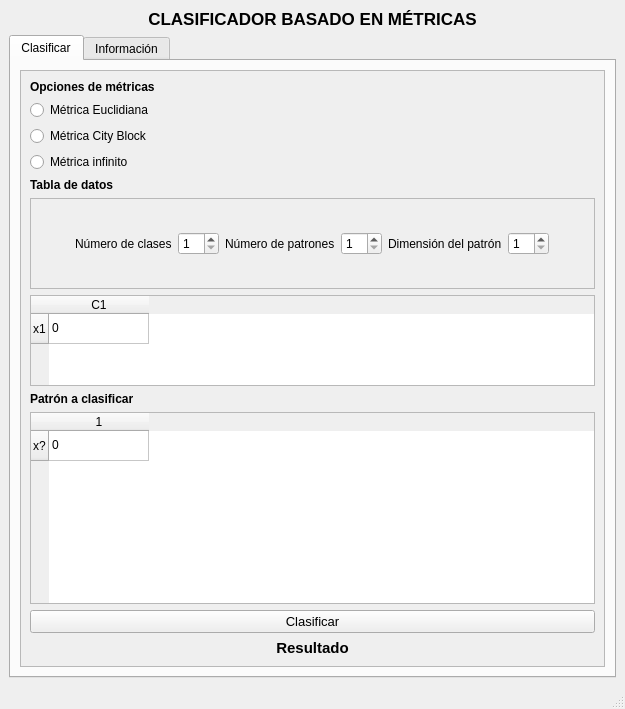
<?xml version="1.0" encoding="UTF-8"?>
<ui version="4.0">
 <class>MainWindow</class>
 <widget class="QMainWindow" name="MainWindow">
  <property name="geometry">
   <rect>
    <x>0</x>
    <y>0</y>
    <width>625</width>
    <height>709</height>
   </rect>
  </property>
  <property name="windowTitle">
   <string>MainWindow</string>
  </property>
  <widget class="QWidget" name="centralwidget">
   <layout class="QVBoxLayout" name="verticalLayout">
    <item>
     <widget class="QLabel" name="label">
      <property name="font">
       <font>
        <pointsize>13</pointsize>
        <weight>75</weight>
        <bold>true</bold>
       </font>
      </property>
      <property name="text">
       <string>CLASIFICADOR BASADO EN MÉTRICAS</string>
      </property>
      <property name="alignment">
       <set>Qt::AlignCenter</set>
      </property>
     </widget>
    </item>
    <item>
     <widget class="QTabWidget" name="tabWidget">
      <property name="currentIndex">
       <number>0</number>
      </property>
      <widget class="QWidget" name="tab">
       <attribute name="title">
        <string>Clasificar</string>
       </attribute>
       <layout class="QGridLayout" name="gridLayout_3">
        <item row="1" column="0">
         <widget class="QScrollArea" name="scrollArea_2">
          <property name="widgetResizable">
           <bool>true</bool>
          </property>
          <widget class="QWidget" name="scrollAreaWidgetContents_2">
           <property name="geometry">
            <rect>
             <x>0</x>
             <y>0</y>
             <width>573</width>
             <height>575</height>
            </rect>
           </property>
           <layout class="QVBoxLayout" name="verticalLayout_2">
            <item>
             <widget class="QLabel" name="label_2">
              <property name="font">
               <font>
                <pointsize>9</pointsize>
                <weight>75</weight>
                <bold>true</bold>
               </font>
              </property>
              <property name="text">
               <string>Opciones de métricas</string>
              </property>
             </widget>
            </item>
            <item>
             <widget class="QRadioButton" name="radioButtonEuclidiana">
              <property name="text">
               <string>Métrica Euclidiana</string>
              </property>
             </widget>
            </item>
            <item>
             <widget class="QRadioButton" name="radioButtonCityBlock">
              <property name="text">
               <string>Métrica City Block</string>
              </property>
             </widget>
            </item>
            <item>
             <widget class="QRadioButton" name="radioButtonInfinito">
              <property name="text">
               <string>Métrica infinito</string>
              </property>
             </widget>
            </item>
            <item>
             <widget class="QLabel" name="label_8">
              <property name="font">
               <font>
                <pointsize>9</pointsize>
                <weight>75</weight>
                <bold>true</bold>
               </font>
              </property>
              <property name="text">
               <string>Tabla de datos</string>
              </property>
             </widget>
            </item>
            <item>
             <widget class="QScrollArea" name="scrollArea_3">
              <property name="widgetResizable">
               <bool>true</bool>
              </property>
              <widget class="QWidget" name="scrollAreaWidgetContents_4">
               <property name="geometry">
                <rect>
                 <x>0</x>
                 <y>0</y>
                 <width>549</width>
                 <height>85</height>
                </rect>
               </property>
               <layout class="QHBoxLayout" name="horizontalLayout">
                <item>
                 <spacer name="horizontalSpacer_3">
                  <property name="orientation">
                   <enum>Qt::Horizontal</enum>
                  </property>
                  <property name="sizeHint" stdset="0">
                   <size>
                    <width>40</width>
                    <height>20</height>
                   </size>
                  </property>
                 </spacer>
                </item>
                <item>
                 <widget class="QLabel" name="label_3">
                  <property name="text">
                   <string>Número de clases</string>
                  </property>
                 </widget>
                </item>
                <item>
                 <widget class="QSpinBox" name="spinBoxNumeroClases">
                  <property name="minimum">
                   <number>1</number>
                  </property>
                 </widget>
                </item>
                <item>
                 <widget class="QLabel" name="label_7">
                  <property name="text">
                   <string>Número de patrones</string>
                  </property>
                 </widget>
                </item>
                <item>
                 <widget class="QSpinBox" name="spinBoxNumeroPatrones">
                  <property name="minimum">
                   <number>1</number>
                  </property>
                 </widget>
                </item>
                <item>
                 <widget class="QLabel" name="label_11">
                  <property name="text">
                   <string>Dimensión del patrón</string>
                  </property>
                 </widget>
                </item>
                <item>
                 <widget class="QSpinBox" name="spinBoxDimensionPatron">
                  <property name="minimum">
                   <number>1</number>
                  </property>
                 </widget>
                </item>
                <item>
                 <spacer name="horizontalSpacer_2">
                  <property name="orientation">
                   <enum>Qt::Horizontal</enum>
                  </property>
                  <property name="sizeHint" stdset="0">
                   <size>
                    <width>40</width>
                    <height>20</height>
                   </size>
                  </property>
                 </spacer>
                </item>
               </layout>
              </widget>
             </widget>
            </item>
            <item>
             <widget class="QTableWidget" name="tableDatos">
              <property name="sizeAdjustPolicy">
               <enum>QAbstractScrollArea::AdjustToContentsOnFirstShow</enum>
              </property>
              <property name="rowCount">
               <number>1</number>
              </property>
              <property name="columnCount">
               <number>1</number>
              </property>
              <row>
               <property name="text">
                <string>x1</string>
               </property>
              </row>
              <column>
               <property name="text">
                <string>C1</string>
               </property>
              </column>
              <item row="0" column="0">
               <property name="text">
                <string>0</string>
               </property>
              </item>
             </widget>
            </item>
            <item>
             <widget class="QLabel" name="labelRasgo">
              <property name="font">
               <font>
                <pointsize>9</pointsize>
                <weight>75</weight>
                <bold>true</bold>
               </font>
              </property>
              <property name="text">
               <string>Patrón a clasificar</string>
              </property>
             </widget>
            </item>
            <item>
             <widget class="QTableWidget" name="tablePatronDesconocido">
              <row>
               <property name="text">
                <string>x?</string>
               </property>
              </row>
              <column>
               <property name="text">
                <string>1</string>
               </property>
              </column>
              <item row="0" column="0">
               <property name="text">
                <string>0</string>
               </property>
              </item>
             </widget>
            </item>
            <item>
             <widget class="QPushButton" name="pushButtonClasificar">
              <property name="font">
               <font>
                <pointsize>10</pointsize>
               </font>
              </property>
              <property name="text">
               <string>Clasificar</string>
              </property>
             </widget>
            </item>
            <item>
             <widget class="QLabel" name="labelRes">
              <property name="font">
               <font>
                <pointsize>11</pointsize>
                <weight>75</weight>
                <bold>true</bold>
               </font>
              </property>
              <property name="text">
               <string>Resultado</string>
              </property>
              <property name="alignment">
               <set>Qt::AlignCenter</set>
              </property>
             </widget>
            </item>
           </layout>
          </widget>
         </widget>
        </item>
       </layout>
      </widget>
      <widget class="QWidget" name="tab_2">
       <attribute name="title">
        <string>Información</string>
       </attribute>
       <layout class="QGridLayout" name="gridLayout_2">
        <item row="0" column="0">
         <widget class="QScrollArea" name="scrollArea">
          <property name="widgetResizable">
           <bool>true</bool>
          </property>
          <widget class="QWidget" name="scrollAreaWidgetContents">
           <property name="geometry">
            <rect>
             <x>0</x>
             <y>0</y>
             <width>573</width>
             <height>575</height>
            </rect>
           </property>
           <layout class="QGridLayout" name="gridLayout_4">
            <item row="3" column="0">
             <widget class="QLabel" name="label_5">
              <property name="font">
               <font>
                <pointsize>9</pointsize>
                <weight>75</weight>
                <bold>true</bold>
               </font>
              </property>
              <property name="text">
               <string>Gráfico con los puntos representantes</string>
              </property>
             </widget>
            </item>
            <item row="4" column="0">
             <widget class="QLabel" name="imagenRepresentantes">
              <property name="text">
               <string/>
              </property>
              <property name="alignment">
               <set>Qt::AlignCenter</set>
              </property>
             </widget>
            </item>
            <item row="2" column="0">
             <widget class="QLabel" name="imagenTodos">
              <property name="text">
               <string/>
              </property>
              <property name="alignment">
               <set>Qt::AlignCenter</set>
              </property>
             </widget>
            </item>
            <item row="0" column="0">
             <widget class="QLabel" name="labelInformation">
              <property name="font">
               <font>
                <pointsize>11</pointsize>
                <weight>75</weight>
                <bold>true</bold>
               </font>
              </property>
              <property name="text">
               <string>Información</string>
              </property>
              <property name="alignment">
               <set>Qt::AlignCenter</set>
              </property>
             </widget>
            </item>
            <item row="1" column="0">
             <widget class="QLabel" name="label_4">
              <property name="font">
               <font>
                <pointsize>9</pointsize>
                <weight>75</weight>
                <bold>true</bold>
               </font>
              </property>
              <property name="text">
               <string>Gráfico de todos los puntos</string>
              </property>
             </widget>
            </item>
            <item row="5" column="0">
             <widget class="QLabel" name="label_6">
              <property name="font">
               <font>
                <pointsize>9</pointsize>
                <weight>75</weight>
                <bold>true</bold>
               </font>
              </property>
              <property name="text">
               <string>Distancias del patrón a las clases</string>
              </property>
             </widget>
            </item>
            <item row="6" column="0">
             <widget class="QLabel" name="labelDistancias">
              <property name="text">
               <string/>
              </property>
              <property name="alignment">
               <set>Qt::AlignCenter</set>
              </property>
             </widget>
            </item>
           </layout>
          </widget>
         </widget>
        </item>
       </layout>
      </widget>
     </widget>
    </item>
   </layout>
  </widget>
  <widget class="QStatusBar" name="statusbar"/>
 </widget>
 <resources/>
 <connections/>
</ui>
